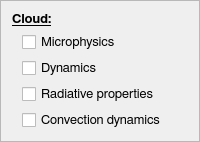
                   <widget class="QFrame" name="frame_3">
                    <property name="styleSheet">
                     <string notr="true"/>
                    </property>
                    <property name="frameShape">
                     <enum>QFrame::StyledPanel</enum>
                    </property>
                    <property name="frameShadow">
                     <enum>QFrame::Raised</enum>
                    </property>
                    <property name="lineWidth">
                     <number>1</number>
                    </property>
                    <property name="midLineWidth">
                     <number>0</number>
                    </property>
                    <layout class="QVBoxLayout" name="verticalLayout_3">
                     <item>
                      <widget class="QLabel" name="label_12">
                       <property name="font">
                        <font>
                         <family>FreeSans</family>
                         <pointsize>10</pointsize>
                         <weight>75</weight>
                         <bold>true</bold>
                         <underline>true</underline>
                         <stylestrategy>PreferAntialias</stylestrategy>
                         <kerning>true</kerning>
                        </font>
                       </property>
                       <property name="text">
                        <string>Cloud:</string>
                       </property>
                      </widget>
                     </item>
                     <item>
                      <layout class="QHBoxLayout" name="horizontalLayout_3">
                       <item>
                        <spacer name="horizontalSpacer_3">
                         <property name="orientation">
                          <enum>Qt::Horizontal</enum>
                         </property>
                         <property name="sizeType">
                          <enum>QSizePolicy::Fixed</enum>
                         </property>
                         <property name="sizeHint" stdset="0">
                          <size>
                           <width>10</width>
                           <height>20</height>
                          </size>
                         </property>
                        </spacer>
                       </item>
                       <item>
                        <widget class="QCheckBox" name="cloudMicrophysicsCheck">
                         <property name="font">
                          <font>
                           <family>FreeSans</family>
                           <pointsize>10</pointsize>
                           <weight>50</weight>
                           <bold>false</bold>
                           <stylestrategy>PreferAntialias</stylestrategy>
                           <kerning>true</kerning>
                          </font>
                         </property>
                         <property name="text">
                          <string>Microphysics</string>
                         </property>
                        </widget>
                       </item>
                      </layout>
                     </item>
                     <item>
                      <layout class="QHBoxLayout" name="horizontalLayout_4">
                       <item>
                        <spacer name="horizontalSpacer_5">
                         <property name="orientation">
                          <enum>Qt::Horizontal</enum>
                         </property>
                         <property name="sizeType">
                          <enum>QSizePolicy::Fixed</enum>
                         </property>
                         <property name="sizeHint" stdset="0">
                          <size>
                           <width>10</width>
                           <height>20</height>
                          </size>
                         </property>
                        </spacer>
                       </item>
                       <item>
                        <widget class="QCheckBox" name="cloudDynamicsCheck">
                         <property name="font">
                          <font>
                           <family>FreeSans</family>
                           <pointsize>10</pointsize>
                           <weight>50</weight>
                           <bold>false</bold>
                           <stylestrategy>PreferAntialias</stylestrategy>
                           <kerning>true</kerning>
                          </font>
                         </property>
                         <property name="text">
                          <string>Dynamics</string>
                         </property>
                        </widget>
                       </item>
                      </layout>
                     </item>
                     <item>
                      <layout class="QHBoxLayout" name="horizontalLayout_5">
                       <property name="sizeConstraint">
                        <enum>QLayout::SetDefaultConstraint</enum>
                       </property>
                       <item>
                        <spacer name="horizontalSpacer_6">
                         <property name="orientation">
                          <enum>Qt::Horizontal</enum>
                         </property>
                         <property name="sizeType">
                          <enum>QSizePolicy::Fixed</enum>
                         </property>
                         <property name="sizeHint" stdset="0">
                          <size>
                           <width>10</width>
                           <height>20</height>
                          </size>
                         </property>
                        </spacer>
                       </item>
                       <item>
                        <widget class="QCheckBox" name="cloudRadiativeCheck">
                         <property name="font">
                          <font>
                           <family>FreeSans</family>
                           <pointsize>10</pointsize>
                           <weight>50</weight>
                           <bold>false</bold>
                           <stylestrategy>PreferAntialias</stylestrategy>
                           <kerning>true</kerning>
                          </font>
                         </property>
                         <property name="text">
                          <string>Radiative properties</string>
                         </property>
                        </widget>
                       </item>
                      </layout>
                     </item>
                     <item>
                      <layout class="QHBoxLayout" name="horizontalLayout_6">
                       <item>
                        <spacer name="horizontalSpacer_4">
                         <property name="orientation">
                          <enum>Qt::Horizontal</enum>
                         </property>
                         <property name="sizeType">
                          <enum>QSizePolicy::Fixed</enum>
                         </property>
                         <property name="sizeHint" stdset="0">
                          <size>
                           <width>10</width>
                           <height>20</height>
                          </size>
                         </property>
                        </spacer>
                       </item>
                       <item>
                        <widget class="QCheckBox" name="cloudConvectionCheck">
                         <property name="font">
                          <font>
                           <family>FreeSans</family>
                           <pointsize>10</pointsize>
                           <weight>50</weight>
                           <bold>false</bold>
                           <stylestrategy>PreferAntialias</stylestrategy>
                           <kerning>true</kerning>
                          </font>
                         </property>
                         <property name="text">
                          <string>Convection dynamics</string>
                         </property>
                        </widget>
                       </item>
                      </layout>
                     </item>
                    </layout>
                   </widget>
